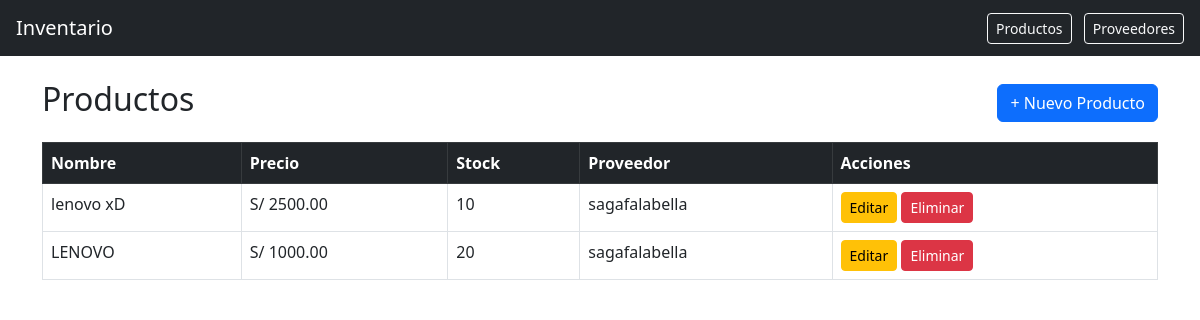
The page / on the database its author committed.
### productos/models.py (models this page shows, shortened)
class Producto(models.Model):
    nombre = models.CharField(max_length=200)
    precio = models.DecimalField(max_digits=10, decimal_places=2)
    stock = models.IntegerField()
    proveedor = models.ForeignKey(Proveedor, on_delete=models.CASCADE, related_name='productos')

class Proveedor(models.Model):
    nombre_empresa = models.CharField(max_length=200)
    ciudad = models.CharField(max_length=100)
    def __str__(self):
        return self.nombre_empresa

### productos/views.py (the view)
# urls.py: path('', views.producto_list, name='producto_list'),
def producto_list(request):
    productos = Producto.objects.select_related('proveedor').all()
    return render(request, 'productos/producto_list.html', {'productos': productos})

### productos/templates/productos/producto_list.html
{% extends 'productos/base.html' %}
{% block content %}
<div class="d-flex justify-content-between align-items-center mb-3">
    <h2>Productos</h2>
    <a href="{% url 'producto_create' %}" class="btn btn-primary">+ Nuevo Producto</a>
</div>
<table class="table table-bordered table-hover">
    <thead class="table-dark">
        <tr><th>Nombre</th><th>Precio</th><th>Stock</th><th>Proveedor</th><th>Acciones</th></tr>
    </thead>
    <tbody>
    {% for p in productos %}
        <tr>
            <td>{{ p.nombre }}</td>
            <td>S/ {{ p.precio }}</td>
            <td>{{ p.stock }}</td>
            <td>{{ p.proveedor }}</td>
            <td>
                <a href="{% url 'producto_edit' p.pk %}" class="btn btn-sm btn-warning">Editar</a>
                <a href="{% url 'producto_delete' p.pk %}" class="btn btn-sm btn-danger">Eliminar</a>
            </td>
        </tr>
    {% empty %}
        <tr><td colspan="5" class="text-center">No hay productos aún.</td></tr>
    {% endfor %}
    </tbody>
</table>
{% endblock %}

### rows shown on the page
Producto: nombre "lenovo xD", precio "2500.00", stock "10", proveedor "sagafalabella"
Producto: nombre "LENOVO", precio "1000.00", stock "20", proveedor "sagafalabella"
